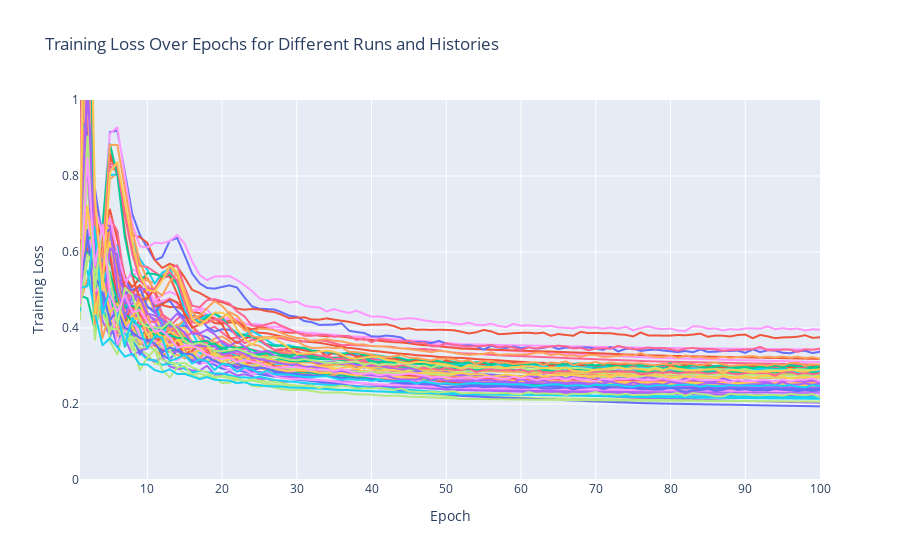

The notebook cell saved with this chart:
### Code cell
# Plot the losses over the training.
# (To see, if the models are trained stable.)
#
importlib.reload(utils)

plot_only_single_config = True
plotted_config = Config_of_one_run(ModelSize.MEDIUM, DoPretraining.YES, DoTransferLearning.YES, Aggregation_Count._37_HOUSEHOLDS, 
    NrOfComunities._20, TrainingHistory._2_MONTH, ModelInputHistory._1_DAY, UsedModels.ALL, Epochs.DEFAULT)

utils.Evaluate_Models.plot_training_losses_over_epochs('scripts/outputs/all_train_histories.pkl',
                                                       plot_only_single_config,
                                                       plotted_config
                                                       )
